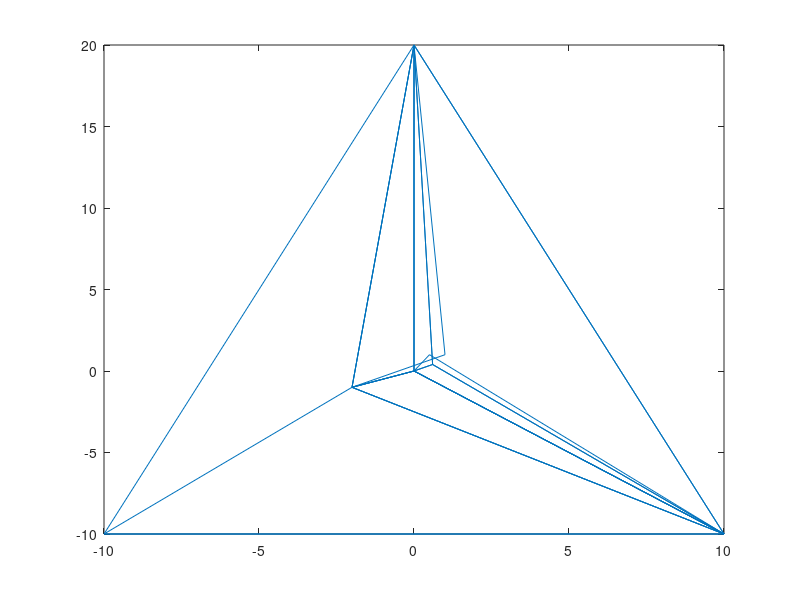

MATLAB code to generate this figure: (Note: this script raises an error after producing the figure.)
% Script that plot the Delaunay triangulation stocked in the files
% 'Triangles.csv' and 'Points.csv' : 
%       - 'Triangles.csv'   = matrix of size n*3. Each row correspond to a
%       triangle; and each colomn is the indice of the point in the file
%       'Points.csv'
%       - 'Points.csv'      = matrix of size m*2. Each row correspond to a
%       point; the first and the second column are the X and Y coordinate 
%       of the point.
%
close all;
Triangles   = load('Triangles.csv');
[x,y]      = textread('datas.txt','%f,%f','headerlines',1);
Triangles = Triangles +1
figure()
triplot(Triangles,x,y);

%[a b] = size(Triangles);
%[c d] = size(Points);
% figure();
% for i=1:a %on parcours les triangles
%     A=[Points(Triangles(i,1),1) Points(Triangles(i,2),1) Points(Triangles(i,3),1) Points(Triangles(i,1),1)]; 
%     B=[Points(Triangles(i,1),2) Points(Triangles(i,2),2) Points(Triangles(i,3),2) Points(Triangles(i,1),2)]; 
%     plot(A,B,'b'); hold on;
% end
% 
% figure()
% for i=1:c
%    plot(Points(i,1),Points(i,2),'r.') ;
% end



%%
Triangles   = load('datas.csv');
tri = DelaunayTri(Triangles(:,1),Triangles(:,2));
figure()
triplot(tri,Triangles(:,1),Triangles(:,2));
